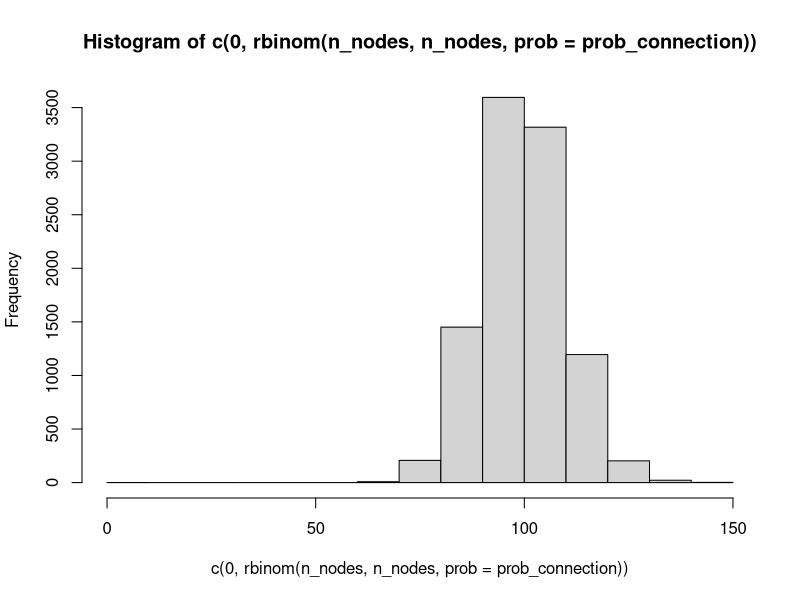
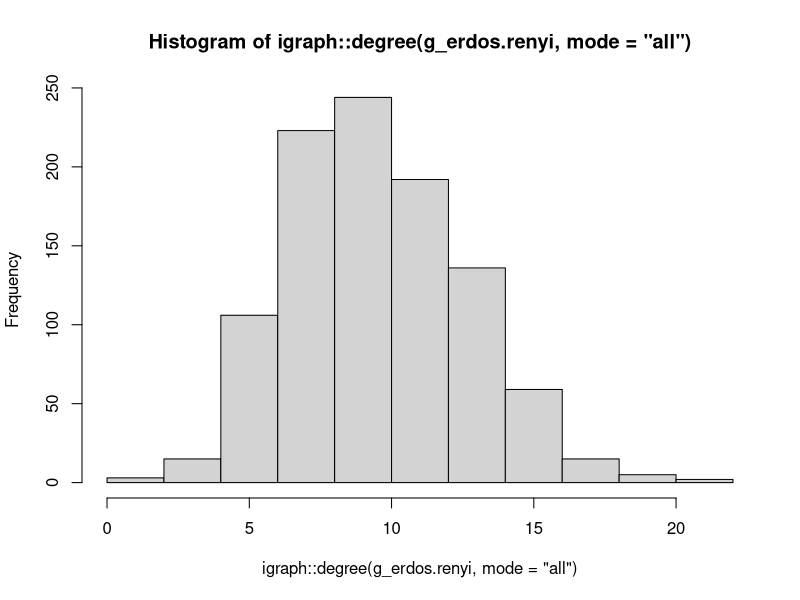
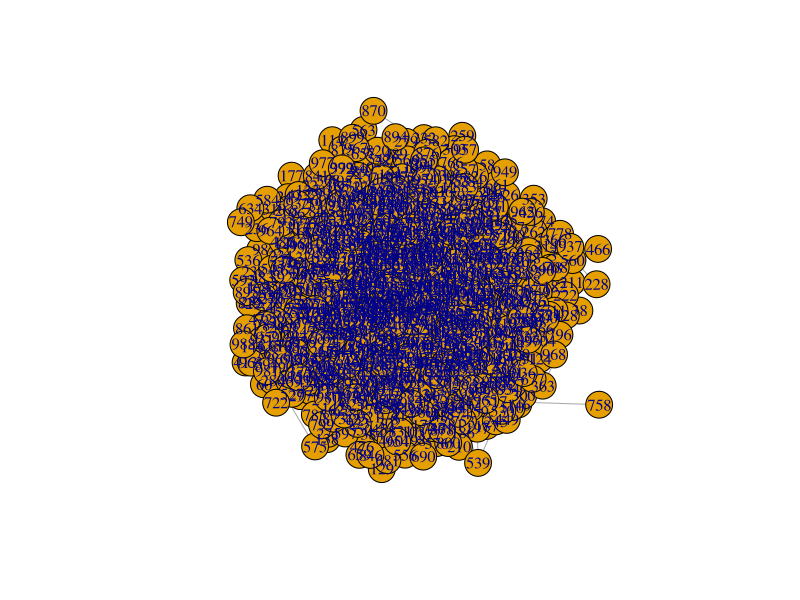
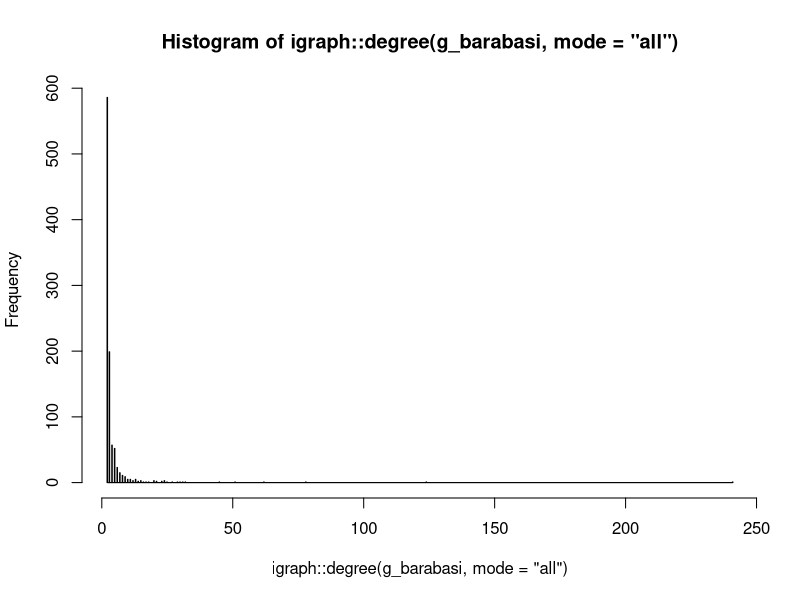
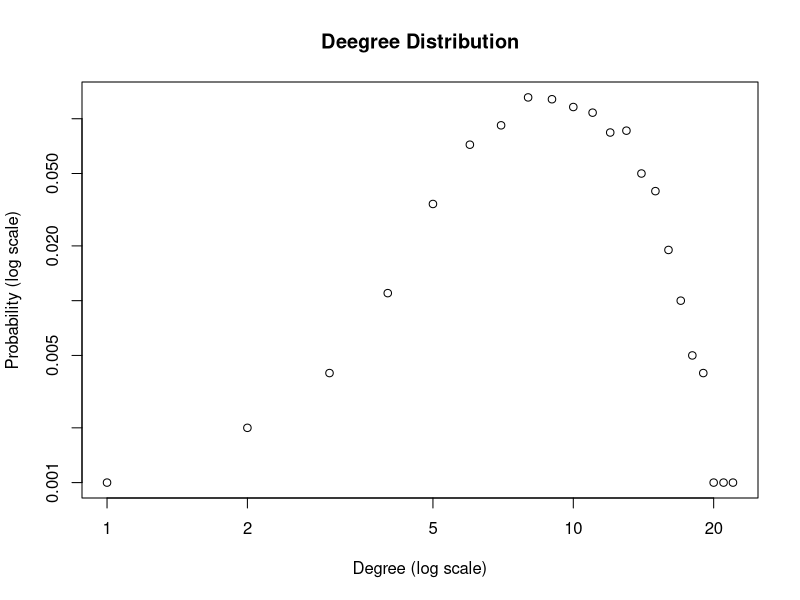
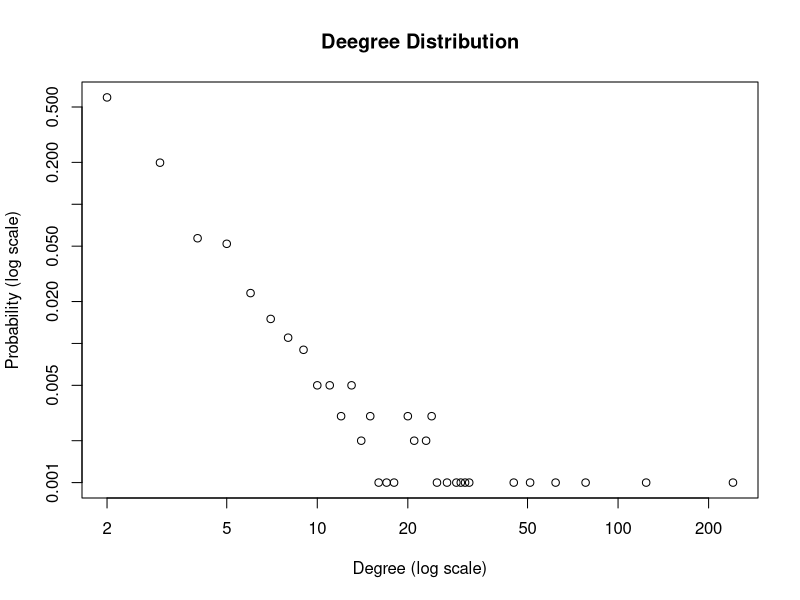
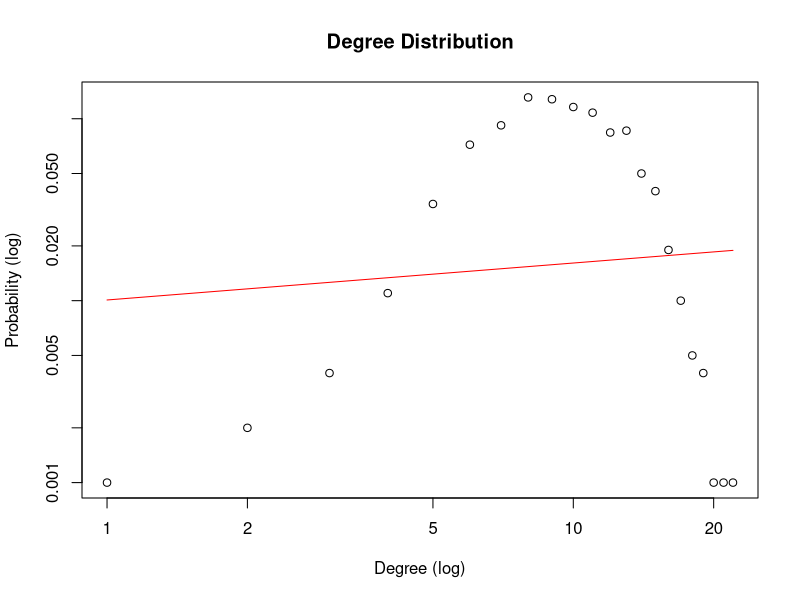
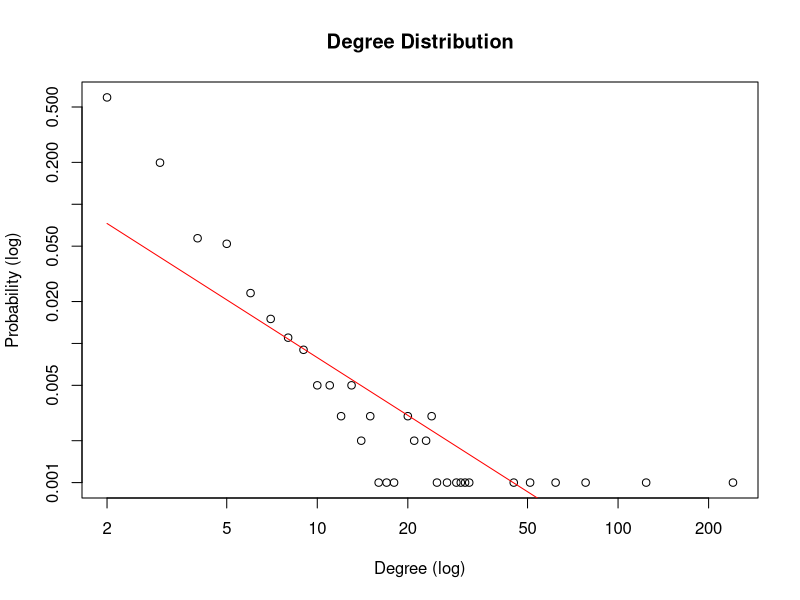

Source code (R) for these figures, in order:
library(igraph)

# We consider a 'random' network with 10000 vertices, and a connection probability of 1e-3
n_nodes = 10000
prob_connection = 1e-2
# degree distribution
# NB: for each node, we ask whether it is connected to all other nodes
rbinom(n_nodes, n_nodes, prob = prob_connection)
hist(c(0, rbinom(n_nodes, n_nodes, prob = prob_connection)))
# ==> no high degree!! even with 10000 nodes

# ----------------
# RANDOM NETWORK
# ----------------

# Erdos-Renyi model
n_nodes = 1000
prob_connection = 1e-2
g_erdos.renyi = erdos.renyi.game(n_nodes, prob_connection)
hist(igraph::degree(g_erdos.renyi, mode = "all"))
max(igraph::degree(g_erdos.renyi, mode = "all"))
plot(g_erdos.renyi)
# Albert-Barbasi model
?barabasi.game
n_nodes = 1000
#prob_connection = 1e-3
g_barabasi = barabasi.game(n_nodes, m = 2)
hist(igraph::degree(g_barabasi, mode = "all"), 
     breaks = "FD")
max(igraph::degree(g_barabasi, mode = "all"))

# ----------------
# Degree distribution log-log plot
# ----------------
# Visualize the degree distribution
plot_degree_distribution <- function(graph, is.plot = TRUE){
  d = igraph::degree(graph, mode = "all")
  dd = degree.distribution(graph, mode = "all", cumulative = FALSE)
  degree = 1:max(d)
  probability = dd[-1]
  nonzero_position = which(probability != 0)
  probability = probability[nonzero_position]
  degree = degree[nonzero_position]
  if(is.plot){
    plot(probability~degree, log = "xy",
         xlab = "Degree (log scale)", ylab = "Probability (log scale)",
         col = 1, main = "Deegree Distribution")
  }
  
  ret_list = list(proba = probability, deg = degree)
  return(ret_list)
}
plot_degree_distribution(g_erdos.renyi)
plot_degree_distribution(g_barabasi)

# plot and fit the power law distribution
fit_power_law = function(graph) {
  # calculate degree
  d = igraph::degree(graph, mode = "all")
  dd = degree.distribution(graph, mode = "all", cumulative = FALSE)
  degree = 1:max(d)
  probability = dd[-1]
  # delete blank values
  nonzero.position = which(probability != 0)
  probability = probability[nonzero.position]
  degree = degree[nonzero.position]
  reg = lm(log(probability) ~ log(degree))
  cozf = coef(reg)
  power.law.fit = function(x) exp(cozf[[1]] + cozf[[2]] * log(x))
  alpha = -cozf[[2]]
  R.square = summary(reg)$r.squared
  print(paste("Alpha =", round(alpha, 3)))
  print(paste("R square =", round(R.square, 3)))
  # plot
  plot(probability ~ degree, log = "xy", xlab = "Degree (log)", ylab = "Probability (log)", 
       col = 1, main = "Degree Distribution")
  curve(power.law.fit, col = "red", add = T, n = length(d))
}
fit_power_law(g_erdos.renyi)
fit_power_law(g_barabasi)

# ----------------
# Clustering coefficient
# ----------------
library(igraph)
adj <- rbind(
  c(0,1,0,0,1,0),
  c(0,0,1,0,1,0),
  c(0,0,0,0,0,0),
  c(0,0,1,0,1,1),
  c(0,0,0,0,0,0),
  c(0,0,0,0,0,0))
adj

g = graph_from_adjacency_matrix(adj, 
            mode = "directed", 
            weighted = T)
plot(g)

# Global CC
# All closed triplets (x3!) on all open triplets
# 3(1) / 11
cc_global = transitivity(g, type="global")
cc_global

# Local CC
V(g)
transitivity(g, vids = 5, type ="local")

# ----------------
# Diameter
# ----------------
test.graph = barabasi.game(100, power = 0.9, m=2)
plot(test.graph, vertex.size = 7, vertex.label.cex = .5, 
     edge.arrow.size = .5)

# Compute the diameter and get the nodes
diameter(test.graph)
nodes.diameter <- get.diameter(test.graph)

# See the diameter
V(test.graph)$color <- "skyblue"
V(test.graph)$size <- 7
V(test.graph)[nodes.diameter]$color <- "darkgreen"
V(test.graph)[nodes.diameter]$size <- 10
V(test.graph)[nodes.diameter]$label.color <- "white"

E(test.graph)$color <- "grey"
E(test.graph)$width <- 1
E(test.graph, path = nodes.diameter)$color <- "darkgreen"
E(test.graph, path = nodes.diameter)$width <- 2

plot(test.graph, layout =layout.fruchterman.reingold,
     vertex.label.cex = .5, edge.arrow.size = .5)

